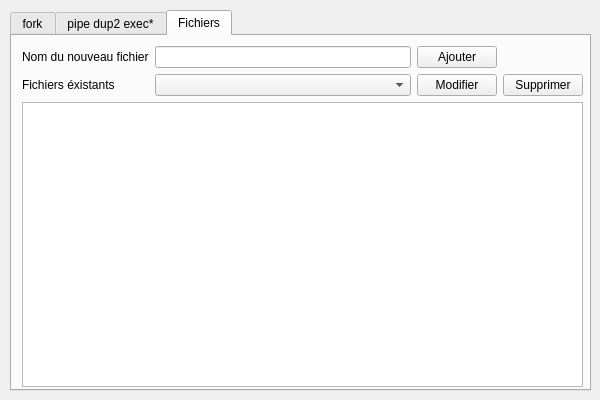
<?xml version="1.0" encoding="UTF-8"?>
<ui version="4.0">
 <class>Form</class>
 <widget class="QWidget" name="Form">
  <property name="geometry">
   <rect>
    <x>0</x>
    <y>0</y>
    <width>600</width>
    <height>400</height>
   </rect>
  </property>
  <property name="minimumSize">
   <size>
    <width>600</width>
    <height>400</height>
   </size>
  </property>
  <property name="maximumSize">
   <size>
    <width>600</width>
    <height>400</height>
   </size>
  </property>
  <property name="windowTitle">
   <string>Form</string>
  </property>
  <widget class="QTabWidget" name="tabWidget">
   <property name="geometry">
    <rect>
     <x>10</x>
     <y>10</y>
     <width>581</width>
     <height>381</height>
    </rect>
   </property>
   <property name="currentIndex">
    <number>2</number>
   </property>
   <widget class="QWidget" name="tab_Fork">
    <attribute name="title">
     <string>fork</string>
    </attribute>
    <widget class="QWidget" name="gridLayoutWidget">
     <property name="geometry">
      <rect>
       <x>10</x>
       <y>10</y>
       <width>561</width>
       <height>341</height>
      </rect>
     </property>
     <layout class="QGridLayout" name="gridLayout_Fork">
      <item row="0" column="2">
       <widget class="QPushButton" name="pushButton_Fork">
        <property name="text">
         <string>Executer</string>
        </property>
       </widget>
      </item>
      <item row="1" column="0" colspan="3">
       <widget class="QTextBrowser" name="textBrowser_Fork">
        <property name="palette">
         <palette>
          <active>
           <colorrole role="WindowText">
            <brush brushstyle="SolidPattern">
             <color alpha="255">
              <red>255</red>
              <green>255</green>
              <blue>255</blue>
             </color>
            </brush>
           </colorrole>
           <colorrole role="Button">
            <brush brushstyle="SolidPattern">
             <color alpha="255">
              <red>0</red>
              <green>0</green>
              <blue>0</blue>
             </color>
            </brush>
           </colorrole>
           <colorrole role="Light">
            <brush brushstyle="SolidPattern">
             <color alpha="255">
              <red>0</red>
              <green>0</green>
              <blue>0</blue>
             </color>
            </brush>
           </colorrole>
           <colorrole role="Midlight">
            <brush brushstyle="SolidPattern">
             <color alpha="255">
              <red>0</red>
              <green>0</green>
              <blue>0</blue>
             </color>
            </brush>
           </colorrole>
           <colorrole role="Dark">
            <brush brushstyle="SolidPattern">
             <color alpha="255">
              <red>0</red>
              <green>0</green>
              <blue>0</blue>
             </color>
            </brush>
           </colorrole>
           <colorrole role="Mid">
            <brush brushstyle="SolidPattern">
             <color alpha="255">
              <red>0</red>
              <green>0</green>
              <blue>0</blue>
             </color>
            </brush>
           </colorrole>
           <colorrole role="Text">
            <brush brushstyle="SolidPattern">
             <color alpha="255">
              <red>255</red>
              <green>255</green>
              <blue>255</blue>
             </color>
            </brush>
           </colorrole>
           <colorrole role="BrightText">
            <brush brushstyle="SolidPattern">
             <color alpha="255">
              <red>255</red>
              <green>255</green>
              <blue>255</blue>
             </color>
            </brush>
           </colorrole>
           <colorrole role="ButtonText">
            <brush brushstyle="SolidPattern">
             <color alpha="255">
              <red>255</red>
              <green>255</green>
              <blue>255</blue>
             </color>
            </brush>
           </colorrole>
           <colorrole role="Base">
            <brush brushstyle="SolidPattern">
             <color alpha="255">
              <red>0</red>
              <green>0</green>
              <blue>0</blue>
             </color>
            </brush>
           </colorrole>
           <colorrole role="Window">
            <brush brushstyle="SolidPattern">
             <color alpha="255">
              <red>0</red>
              <green>0</green>
              <blue>0</blue>
             </color>
            </brush>
           </colorrole>
           <colorrole role="Shadow">
            <brush brushstyle="SolidPattern">
             <color alpha="255">
              <red>0</red>
              <green>0</green>
              <blue>0</blue>
             </color>
            </brush>
           </colorrole>
           <colorrole role="AlternateBase">
            <brush brushstyle="SolidPattern">
             <color alpha="255">
              <red>0</red>
              <green>0</green>
              <blue>0</blue>
             </color>
            </brush>
           </colorrole>
           <colorrole role="ToolTipBase">
            <brush brushstyle="SolidPattern">
             <color alpha="255">
              <red>255</red>
              <green>255</green>
              <blue>220</blue>
             </color>
            </brush>
           </colorrole>
           <colorrole role="ToolTipText">
            <brush brushstyle="SolidPattern">
             <color alpha="255">
              <red>0</red>
              <green>0</green>
              <blue>0</blue>
             </color>
            </brush>
           </colorrole>
          </active>
          <inactive>
           <colorrole role="WindowText">
            <brush brushstyle="SolidPattern">
             <color alpha="255">
              <red>255</red>
              <green>255</green>
              <blue>255</blue>
             </color>
            </brush>
           </colorrole>
           <colorrole role="Button">
            <brush brushstyle="SolidPattern">
             <color alpha="255">
              <red>0</red>
              <green>0</green>
              <blue>0</blue>
             </color>
            </brush>
           </colorrole>
           <colorrole role="Light">
            <brush brushstyle="SolidPattern">
             <color alpha="255">
              <red>0</red>
              <green>0</green>
              <blue>0</blue>
             </color>
            </brush>
           </colorrole>
           <colorrole role="Midlight">
            <brush brushstyle="SolidPattern">
             <color alpha="255">
              <red>0</red>
              <green>0</green>
              <blue>0</blue>
             </color>
            </brush>
           </colorrole>
           <colorrole role="Dark">
            <brush brushstyle="SolidPattern">
             <color alpha="255">
              <red>0</red>
              <green>0</green>
              <blue>0</blue>
             </color>
            </brush>
           </colorrole>
           <colorrole role="Mid">
            <brush brushstyle="SolidPattern">
             <color alpha="255">
              <red>0</red>
              <green>0</green>
              <blue>0</blue>
             </color>
            </brush>
           </colorrole>
           <colorrole role="Text">
            <brush brushstyle="SolidPattern">
             <color alpha="255">
              <red>255</red>
              <green>255</green>
              <blue>255</blue>
             </color>
            </brush>
           </colorrole>
           <colorrole role="BrightText">
            <brush brushstyle="SolidPattern">
             <color alpha="255">
              <red>255</red>
              <green>255</green>
              <blue>255</blue>
             </color>
            </brush>
           </colorrole>
           <colorrole role="ButtonText">
            <brush brushstyle="SolidPattern">
             <color alpha="255">
              <red>255</red>
              <green>255</green>
              <blue>255</blue>
             </color>
            </brush>
           </colorrole>
           <colorrole role="Base">
            <brush brushstyle="SolidPattern">
             <color alpha="255">
              <red>0</red>
              <green>0</green>
              <blue>0</blue>
             </color>
            </brush>
           </colorrole>
           <colorrole role="Window">
            <brush brushstyle="SolidPattern">
             <color alpha="255">
              <red>0</red>
              <green>0</green>
              <blue>0</blue>
             </color>
            </brush>
           </colorrole>
           <colorrole role="Shadow">
            <brush brushstyle="SolidPattern">
             <color alpha="255">
              <red>0</red>
              <green>0</green>
              <blue>0</blue>
             </color>
            </brush>
           </colorrole>
           <colorrole role="AlternateBase">
            <brush brushstyle="SolidPattern">
             <color alpha="255">
              <red>0</red>
              <green>0</green>
              <blue>0</blue>
             </color>
            </brush>
           </colorrole>
           <colorrole role="ToolTipBase">
            <brush brushstyle="SolidPattern">
             <color alpha="255">
              <red>255</red>
              <green>255</green>
              <blue>220</blue>
             </color>
            </brush>
           </colorrole>
           <colorrole role="ToolTipText">
            <brush brushstyle="SolidPattern">
             <color alpha="255">
              <red>0</red>
              <green>0</green>
              <blue>0</blue>
             </color>
            </brush>
           </colorrole>
          </inactive>
          <disabled>
           <colorrole role="WindowText">
            <brush brushstyle="SolidPattern">
             <color alpha="255">
              <red>0</red>
              <green>0</green>
              <blue>0</blue>
             </color>
            </brush>
           </colorrole>
           <colorrole role="Button">
            <brush brushstyle="SolidPattern">
             <color alpha="255">
              <red>0</red>
              <green>0</green>
              <blue>0</blue>
             </color>
            </brush>
           </colorrole>
           <colorrole role="Light">
            <brush brushstyle="SolidPattern">
             <color alpha="255">
              <red>0</red>
              <green>0</green>
              <blue>0</blue>
             </color>
            </brush>
           </colorrole>
           <colorrole role="Midlight">
            <brush brushstyle="SolidPattern">
             <color alpha="255">
              <red>0</red>
              <green>0</green>
              <blue>0</blue>
             </color>
            </brush>
           </colorrole>
           <colorrole role="Dark">
            <brush brushstyle="SolidPattern">
             <color alpha="255">
              <red>0</red>
              <green>0</green>
              <blue>0</blue>
             </color>
            </brush>
           </colorrole>
           <colorrole role="Mid">
            <brush brushstyle="SolidPattern">
             <color alpha="255">
              <red>0</red>
              <green>0</green>
              <blue>0</blue>
             </color>
            </brush>
           </colorrole>
           <colorrole role="Text">
            <brush brushstyle="SolidPattern">
             <color alpha="255">
              <red>0</red>
              <green>0</green>
              <blue>0</blue>
             </color>
            </brush>
           </colorrole>
           <colorrole role="BrightText">
            <brush brushstyle="SolidPattern">
             <color alpha="255">
              <red>255</red>
              <green>255</green>
              <blue>255</blue>
             </color>
            </brush>
           </colorrole>
           <colorrole role="ButtonText">
            <brush brushstyle="SolidPattern">
             <color alpha="255">
              <red>0</red>
              <green>0</green>
              <blue>0</blue>
             </color>
            </brush>
           </colorrole>
           <colorrole role="Base">
            <brush brushstyle="SolidPattern">
             <color alpha="255">
              <red>0</red>
              <green>0</green>
              <blue>0</blue>
             </color>
            </brush>
           </colorrole>
           <colorrole role="Window">
            <brush brushstyle="SolidPattern">
             <color alpha="255">
              <red>0</red>
              <green>0</green>
              <blue>0</blue>
             </color>
            </brush>
           </colorrole>
           <colorrole role="Shadow">
            <brush brushstyle="SolidPattern">
             <color alpha="255">
              <red>0</red>
              <green>0</green>
              <blue>0</blue>
             </color>
            </brush>
           </colorrole>
           <colorrole role="AlternateBase">
            <brush brushstyle="SolidPattern">
             <color alpha="255">
              <red>0</red>
              <green>0</green>
              <blue>0</blue>
             </color>
            </brush>
           </colorrole>
           <colorrole role="ToolTipBase">
            <brush brushstyle="SolidPattern">
             <color alpha="255">
              <red>255</red>
              <green>255</green>
              <blue>220</blue>
             </color>
            </brush>
           </colorrole>
           <colorrole role="ToolTipText">
            <brush brushstyle="SolidPattern">
             <color alpha="255">
              <red>0</red>
              <green>0</green>
              <blue>0</blue>
             </color>
            </brush>
           </colorrole>
          </disabled>
         </palette>
        </property>
        <property name="html">
         <string>&lt;!DOCTYPE HTML PUBLIC &quot;-//W3C//DTD HTML 4.0//EN&quot; &quot;http://www.w3.org/TR/REC-html40/strict.dtd&quot;&gt;
&lt;html&gt;&lt;head&gt;&lt;meta name=&quot;qrichtext&quot; content=&quot;1&quot; /&gt;&lt;style type=&quot;text/css&quot;&gt;
p, li { white-space: pre-wrap; }
&lt;/style&gt;&lt;/head&gt;&lt;body style=&quot; font-family:'MS Shell Dlg 2'; font-size:8.25pt; font-weight:400; font-style:normal;&quot;&gt;
&lt;p style=&quot;-qt-paragraph-type:empty; margin-top:0px; margin-bottom:0px; margin-left:0px; margin-right:0px; -qt-block-indent:0; text-indent:0px;&quot;&gt;&lt;br /&gt;&lt;/p&gt;&lt;/body&gt;&lt;/html&gt;</string>
        </property>
       </widget>
      </item>
      <item row="0" column="1">
       <spacer name="horizontalSpacer">
        <property name="orientation">
         <enum>Qt::Horizontal</enum>
        </property>
        <property name="sizeHint" stdset="0">
         <size>
          <width>40</width>
          <height>20</height>
         </size>
        </property>
       </spacer>
      </item>
     </layout>
    </widget>
   </widget>
   <widget class="QWidget" name="tab_Pipe">
    <attribute name="title">
     <string>pipe dup2 exec*</string>
    </attribute>
    <widget class="QWidget" name="gridLayoutWidget_2">
     <property name="geometry">
      <rect>
       <x>10</x>
       <y>10</y>
       <width>561</width>
       <height>341</height>
      </rect>
     </property>
     <layout class="QGridLayout" name="gridLayout_Pipe">
      <item row="0" column="3">
       <widget class="QComboBox" name="comboBox_Cmd"/>
      </item>
      <item row="0" column="5">
       <widget class="QPushButton" name="pushButton_Pipe">
        <property name="text">
         <string>Executer</string>
        </property>
       </widget>
      </item>
      <item row="0" column="4">
       <spacer name="horizontalSpacer_2">
        <property name="orientation">
         <enum>Qt::Horizontal</enum>
        </property>
        <property name="sizeHint" stdset="0">
         <size>
          <width>40</width>
          <height>20</height>
         </size>
        </property>
       </spacer>
      </item>
      <item row="1" column="0" colspan="6">
       <widget class="QTextBrowser" name="textBrowser_Pipe">
        <property name="palette">
         <palette>
          <active>
           <colorrole role="WindowText">
            <brush brushstyle="SolidPattern">
             <color alpha="255">
              <red>255</red>
              <green>255</green>
              <blue>255</blue>
             </color>
            </brush>
           </colorrole>
           <colorrole role="Button">
            <brush brushstyle="SolidPattern">
             <color alpha="255">
              <red>0</red>
              <green>0</green>
              <blue>0</blue>
             </color>
            </brush>
           </colorrole>
           <colorrole role="Light">
            <brush brushstyle="SolidPattern">
             <color alpha="255">
              <red>0</red>
              <green>0</green>
              <blue>0</blue>
             </color>
            </brush>
           </colorrole>
           <colorrole role="Midlight">
            <brush brushstyle="SolidPattern">
             <color alpha="255">
              <red>0</red>
              <green>0</green>
              <blue>0</blue>
             </color>
            </brush>
           </colorrole>
           <colorrole role="Dark">
            <brush brushstyle="SolidPattern">
             <color alpha="255">
              <red>0</red>
              <green>0</green>
              <blue>0</blue>
             </color>
            </brush>
           </colorrole>
           <colorrole role="Mid">
            <brush brushstyle="SolidPattern">
             <color alpha="255">
              <red>0</red>
              <green>0</green>
              <blue>0</blue>
             </color>
            </brush>
           </colorrole>
           <colorrole role="Text">
            <brush brushstyle="SolidPattern">
             <color alpha="255">
              <red>255</red>
              <green>255</green>
              <blue>255</blue>
             </color>
            </brush>
           </colorrole>
           <colorrole role="BrightText">
            <brush brushstyle="SolidPattern">
             <color alpha="255">
              <red>255</red>
              <green>255</green>
              <blue>255</blue>
             </color>
            </brush>
           </colorrole>
           <colorrole role="ButtonText">
            <brush brushstyle="SolidPattern">
             <color alpha="255">
              <red>255</red>
              <green>255</green>
              <blue>255</blue>
             </color>
            </brush>
           </colorrole>
           <colorrole role="Base">
            <brush brushstyle="SolidPattern">
             <color alpha="255">
              <red>0</red>
              <green>0</green>
              <blue>0</blue>
             </color>
            </brush>
           </colorrole>
           <colorrole role="Window">
            <brush brushstyle="SolidPattern">
             <color alpha="255">
              <red>0</red>
              <green>0</green>
              <blue>0</blue>
             </color>
            </brush>
           </colorrole>
           <colorrole role="Shadow">
            <brush brushstyle="SolidPattern">
             <color alpha="255">
              <red>0</red>
              <green>0</green>
              <blue>0</blue>
             </color>
            </brush>
           </colorrole>
           <colorrole role="AlternateBase">
            <brush brushstyle="SolidPattern">
             <color alpha="255">
              <red>0</red>
              <green>0</green>
              <blue>0</blue>
             </color>
            </brush>
           </colorrole>
           <colorrole role="ToolTipBase">
            <brush brushstyle="SolidPattern">
             <color alpha="255">
              <red>255</red>
              <green>255</green>
              <blue>220</blue>
             </color>
            </brush>
           </colorrole>
           <colorrole role="ToolTipText">
            <brush brushstyle="SolidPattern">
             <color alpha="255">
              <red>0</red>
              <green>0</green>
              <blue>0</blue>
             </color>
            </brush>
           </colorrole>
          </active>
          <inactive>
           <colorrole role="WindowText">
            <brush brushstyle="SolidPattern">
             <color alpha="255">
              <red>255</red>
              <green>255</green>
              <blue>255</blue>
             </color>
            </brush>
           </colorrole>
           <colorrole role="Button">
            <brush brushstyle="SolidPattern">
             <color alpha="255">
              <red>0</red>
              <green>0</green>
              <blue>0</blue>
             </color>
            </brush>
           </colorrole>
           <colorrole role="Light">
            <brush brushstyle="SolidPattern">
             <color alpha="255">
              <red>0</red>
              <green>0</green>
              <blue>0</blue>
             </color>
            </brush>
           </colorrole>
           <colorrole role="Midlight">
            <brush brushstyle="SolidPattern">
             <color alpha="255">
              <red>0</red>
              <green>0</green>
              <blue>0</blue>
             </color>
            </brush>
           </colorrole>
           <colorrole role="Dark">
            <brush brushstyle="SolidPattern">
             <color alpha="255">
              <red>0</red>
              <green>0</green>
              <blue>0</blue>
             </color>
            </brush>
           </colorrole>
           <colorrole role="Mid">
            <brush brushstyle="SolidPattern">
             <color alpha="255">
              <red>0</red>
              <green>0</green>
              <blue>0</blue>
             </color>
            </brush>
           </colorrole>
           <colorrole role="Text">
            <brush brushstyle="SolidPattern">
             <color alpha="255">
              <red>255</red>
              <green>255</green>
              <blue>255</blue>
             </color>
            </brush>
           </colorrole>
           <colorrole role="BrightText">
            <brush brushstyle="SolidPattern">
             <color alpha="255">
              <red>255</red>
              <green>255</green>
              <blue>255</blue>
             </color>
            </brush>
           </colorrole>
           <colorrole role="ButtonText">
            <brush brushstyle="SolidPattern">
             <color alpha="255">
              <red>255</red>
              <green>255</green>
              <blue>255</blue>
             </color>
            </brush>
           </colorrole>
           <colorrole role="Base">
            <brush brushstyle="SolidPattern">
             <color alpha="255">
              <red>0</red>
              <green>0</green>
              <blue>0</blue>
             </color>
            </brush>
           </colorrole>
           <colorrole role="Window">
            <brush brushstyle="SolidPattern">
             <color alpha="255">
              <red>0</red>
              <green>0</green>
              <blue>0</blue>
             </color>
            </brush>
           </colorrole>
           <colorrole role="Shadow">
            <brush brushstyle="SolidPattern">
             <color alpha="255">
              <red>0</red>
              <green>0</green>
              <blue>0</blue>
             </color>
            </brush>
           </colorrole>
           <colorrole role="AlternateBase">
            <brush brushstyle="SolidPattern">
             <color alpha="255">
              <red>0</red>
              <green>0</green>
              <blue>0</blue>
             </color>
            </brush>
           </colorrole>
           <colorrole role="ToolTipBase">
            <brush brushstyle="SolidPattern">
             <color alpha="255">
              <red>255</red>
              <green>255</green>
              <blue>220</blue>
             </color>
            </brush>
           </colorrole>
           <colorrole role="ToolTipText">
            <brush brushstyle="SolidPattern">
             <color alpha="255">
              <red>0</red>
              <green>0</green>
              <blue>0</blue>
             </color>
            </brush>
           </colorrole>
          </inactive>
          <disabled>
           <colorrole role="WindowText">
            <brush brushstyle="SolidPattern">
             <color alpha="255">
              <red>0</red>
              <green>0</green>
              <blue>0</blue>
             </color>
            </brush>
           </colorrole>
           <colorrole role="Button">
            <brush brushstyle="SolidPattern">
             <color alpha="255">
              <red>0</red>
              <green>0</green>
              <blue>0</blue>
             </color>
            </brush>
           </colorrole>
           <colorrole role="Light">
            <brush brushstyle="SolidPattern">
             <color alpha="255">
              <red>0</red>
              <green>0</green>
              <blue>0</blue>
             </color>
            </brush>
           </colorrole>
           <colorrole role="Midlight">
            <brush brushstyle="SolidPattern">
             <color alpha="255">
              <red>0</red>
              <green>0</green>
              <blue>0</blue>
             </color>
            </brush>
           </colorrole>
           <colorrole role="Dark">
            <brush brushstyle="SolidPattern">
             <color alpha="255">
              <red>0</red>
              <green>0</green>
              <blue>0</blue>
             </color>
            </brush>
           </colorrole>
           <colorrole role="Mid">
            <brush brushstyle="SolidPattern">
             <color alpha="255">
              <red>0</red>
              <green>0</green>
              <blue>0</blue>
             </color>
            </brush>
           </colorrole>
           <colorrole role="Text">
            <brush brushstyle="SolidPattern">
             <color alpha="255">
              <red>0</red>
              <green>0</green>
              <blue>0</blue>
             </color>
            </brush>
           </colorrole>
           <colorrole role="BrightText">
            <brush brushstyle="SolidPattern">
             <color alpha="255">
              <red>255</red>
              <green>255</green>
              <blue>255</blue>
             </color>
            </brush>
           </colorrole>
           <colorrole role="ButtonText">
            <brush brushstyle="SolidPattern">
             <color alpha="255">
              <red>0</red>
              <green>0</green>
              <blue>0</blue>
             </color>
            </brush>
           </colorrole>
           <colorrole role="Base">
            <brush brushstyle="SolidPattern">
             <color alpha="255">
              <red>0</red>
              <green>0</green>
              <blue>0</blue>
             </color>
            </brush>
           </colorrole>
           <colorrole role="Window">
            <brush brushstyle="SolidPattern">
             <color alpha="255">
              <red>0</red>
              <green>0</green>
              <blue>0</blue>
             </color>
            </brush>
           </colorrole>
           <colorrole role="Shadow">
            <brush brushstyle="SolidPattern">
             <color alpha="255">
              <red>0</red>
              <green>0</green>
              <blue>0</blue>
             </color>
            </brush>
           </colorrole>
           <colorrole role="AlternateBase">
            <brush brushstyle="SolidPattern">
             <color alpha="255">
              <red>0</red>
              <green>0</green>
              <blue>0</blue>
             </color>
            </brush>
           </colorrole>
           <colorrole role="ToolTipBase">
            <brush brushstyle="SolidPattern">
             <color alpha="255">
              <red>255</red>
              <green>255</green>
              <blue>220</blue>
             </color>
            </brush>
           </colorrole>
           <colorrole role="ToolTipText">
            <brush brushstyle="SolidPattern">
             <color alpha="255">
              <red>0</red>
              <green>0</green>
              <blue>0</blue>
             </color>
            </brush>
           </colorrole>
          </disabled>
         </palette>
        </property>
        <property name="html">
         <string>&lt;!DOCTYPE HTML PUBLIC &quot;-//W3C//DTD HTML 4.0//EN&quot; &quot;http://www.w3.org/TR/REC-html40/strict.dtd&quot;&gt;
&lt;html&gt;&lt;head&gt;&lt;meta name=&quot;qrichtext&quot; content=&quot;1&quot; /&gt;&lt;style type=&quot;text/css&quot;&gt;
p, li { white-space: pre-wrap; }
&lt;/style&gt;&lt;/head&gt;&lt;body style=&quot; font-family:'MS Shell Dlg 2'; font-size:8.25pt; font-weight:400; font-style:normal;&quot;&gt;
&lt;p style=&quot;-qt-paragraph-type:empty; margin-top:0px; margin-bottom:0px; margin-left:0px; margin-right:0px; -qt-block-indent:0; text-indent:0px;&quot;&gt;&lt;br /&gt;&lt;/p&gt;&lt;/body&gt;&lt;/html&gt;</string>
        </property>
       </widget>
      </item>
      <item row="0" column="0">
       <widget class="QLabel" name="label_Exec">
        <property name="text">
         <string>Variantes de exec*</string>
        </property>
       </widget>
      </item>
      <item row="0" column="2">
       <widget class="QLabel" name="label_Cmd">
        <property name="text">
         <string>Commande </string>
        </property>
       </widget>
      </item>
      <item row="0" column="1">
       <widget class="QComboBox" name="comboBox_Exec">
        <property name="editable">
         <bool>false</bool>
        </property>
        <property name="sizeAdjustPolicy">
         <enum>QComboBox::AdjustToContents</enum>
        </property>
       </widget>
      </item>
     </layout>
    </widget>
   </widget>
   <widget class="QWidget" name="Tab_Files">
    <attribute name="title">
     <string>Fichiers</string>
    </attribute>
    <widget class="QWidget" name="gridLayoutWidget_3">
     <property name="geometry">
      <rect>
       <x>10</x>
       <y>10</y>
       <width>561</width>
       <height>341</height>
      </rect>
     </property>
     <layout class="QGridLayout" name="gridLayout_3">
      <item row="0" column="1">
       <widget class="QLineEdit" name="lineEdit_NewFileName"/>
      </item>
      <item row="1" column="1">
       <widget class="QComboBox" name="comboBox_Files"/>
      </item>
      <item row="1" column="0">
       <widget class="QLabel" name="label_Files">
        <property name="text">
         <string>Fichiers éxistants</string>
        </property>
       </widget>
      </item>
      <item row="0" column="0">
       <widget class="QLabel" name="label_New">
        <property name="text">
         <string>Nom du nouveau fichier</string>
        </property>
       </widget>
      </item>
      <item row="1" column="3">
       <widget class="QPushButton" name="pushButton_Supprimer">
        <property name="text">
         <string>Supprimer</string>
        </property>
       </widget>
      </item>
      <item row="1" column="2">
       <widget class="QPushButton" name="pushButton_Modifier">
        <property name="text">
         <string>Modifier</string>
        </property>
       </widget>
      </item>
      <item row="2" column="0" colspan="4">
       <widget class="QPlainTextEdit" name="plainFileTextEdit"/>
      </item>
      <item row="0" column="2">
       <widget class="QPushButton" name="pushButton_Ajouter">
        <property name="text">
         <string>Ajouter</string>
        </property>
       </widget>
      </item>
     </layout>
    </widget>
   </widget>
  </widget>
 </widget>
 <resources/>
 <connections>
  <connection>
   <sender>pushButton_Fork</sender>
   <signal>clicked()</signal>
   <receiver>textBrowser_Fork</receiver>
   <slot>clear()</slot>
   <hints>
    <hint type="sourcelabel">
     <x>540</x>
     <y>46</y>
    </hint>
    <hint type="destinationlabel">
     <x>545</x>
     <y>74</y>
    </hint>
   </hints>
  </connection>
 </connections>
</ui>
